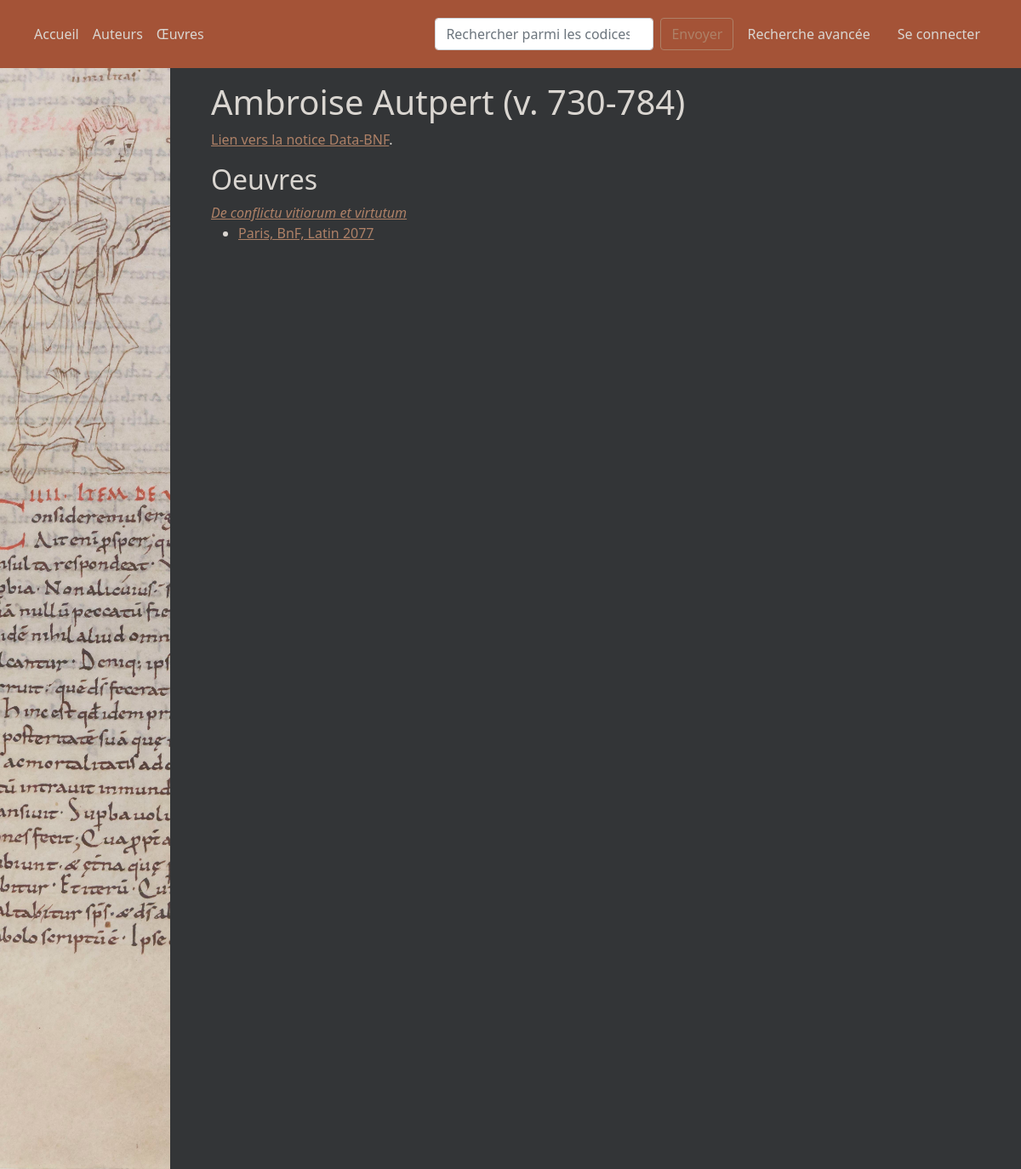
Screenshot of /pages/auteur/3 with the database file from the repository.
### app/modeles/classes.py (models this page shows, shortened)
class Oeuvres(db.Model):
    id = db.Column(db.Integer, unique=True, nullable=False, primary_key=True)
    titre = db.Column(db.Text, nullable=False)
    data_bnf = db.Column(db.Integer, nullable=True)
    partie_de = db.Column(db.Boolean, nullable=True)
    auteur = db.Column(db.Integer, db.ForeignKey("personnes.id"))
    lien_auteur = db.relationship("Personnes", back_populates="oeuvres_aut", foreign_keys=auteur)
    attr = db.Column(db.Integer, db.ForeignKey("personnes.id"))
    lien_attr = db.relationship("Personnes", back_populates="oeuvres_attr", foreign_keys=attr)
    contenu_defini_par = db.relationship("Contient", back_populates="a_pour_oeuvre")

### app/routes/routes.py (the view)
@app.route("/pages/auteur/<int:id>")
def noticePersonne(id):
    personne = Personnes.query.get_or_404(id)
    toutesPersonnes = json.loads(tousAuteursJson())
    for item in toutesPersonnes:
        if item["personne_id"] == id:
            dictPersonne = item
    return render_template("pages/auteur.html", dictPersonne=dictPersonne, titre=dictPersonne["label"])

### app/modeles/traitements.py (called while the page is built)
def codexLabel(code_id):
    cote = Codices.query.get(code_id).cote
    lieu_conservation = Codices.query.get(code_id).lieu_conservation
    if lieu_conservation.label == "Bibliothèque nationale de France":
        lieu_conservation = lieu_conservation.localite + ", BnF"
    else:
        lieu_conservation = lieu_conservation.localite + ", " + lieu_conservation.label
    label = f"{lieu_conservation}, {cote}"
    dico = {
        "codex_id": code_id,
        "label": label
    }
    return dico

def dateLabel(chaine):
    if chaine[0] == "0":
        chaine = chaine[1:]
    if chaine[-1] == "?":
        chaine = "v. " + chaine[:-1]
    elif "." in chaine:
        chaine = "apr. " + chaine.replace(".", "0")
    return chaine

def oeuvreDict(id):
    objetOeuvre = Oeuvres.query.get(id)
    dico = {
        "oeuvre_id": objetOeuvre.id,
        "titre": objetOeuvre.titre,
        "data.bnf": objetOeuvre.data_bnf,
        "partie_de": objetOeuvre.partie_de,
    }
    if objetOeuvre.lien_auteur:
        dico["auteur_id"] = objetOeuvre.lien_auteur.id
        dico["auteur"] = personneLabel(objetOeuvre.lien_auteur.id, "court")
        dico["auteur_ark"] = objetOeuvre.lien_auteur.data_bnf
    else:
        dico["auteur"] = None
    if objetOeuvre.lien_attr:
        dico["attr_id"] = objetOeuvre.lien_attr.id
        dico["attr"] = personneLabel(objetOeuvre.lien_attr.id, "court")
        dico["attr_ark"] = objetOeuvre.lien_attr.data_bnf
    else:
        dico["attr"] = None
    return dico

def conservationDict(codex_id):
    objetCodex = Codices.query.get(codex_id)
    dico = {
        "lieu_id": objetCodex.lieu_conservation.id,
        "localite": objetCodex.lieu_conservation.localite,
        "label": objetCodex.lieu_conservation.label
    }
    return dico

### app/templates/pages/auteur.html (shortened to what this page needs)
{% extends "conteneur.html" %}
{% block corps %}
    {% if titre %}
        <header>
            <h1>{{titre}}</h1>
        </header>
        <div>
            {% if dictPersonne["personne_ark"] %}
                <p><a href="https://data.bnf.fr/{{ dictPersonne['personne_ark'] }}">Lien vers la notice Data-BNF</a>.</p>
            {% endif %}
            <h2>Oeuvres</h2>
            {% for oeuvre in dictPersonne["oeuvres"] %}
                <a href="{{ url_for("noticeOeuvre", id=oeuvre["oeuvre_id"]|string) }}">
                    <i>{{ oeuvre["titre"] }}</i>
                </a>
                {% for codex in oeuvre["contenue_dans"] %}
                    <ul>
                        <li><a href="{{ url_for('notice_codex', num=codex["codex_id"])}}">{{codex["label"]}}</a></li>
                    </ul>
                {% endfor %}
            {% endfor %}
        </div>
    {% else %}
        <p>{{message_erreur}}</p>
    {% endif %}
{% endblock %}

### app/static/css/moissac1.css (style rules this page uses)
body { font-family: system-ui, -apple-system, "Segoe UI", Roboto, "Helvetica Neue", Arial, "Noto Sans", "Liberation Sans", sans-serif, "Apple Color Emoji", "Segoe UI Emoji", "Segoe UI Symbol", "Noto Color Emoji"; }
a { color: #ae8167; }

### rows the page displays
Oeuvres: titre "De conflictu vitiorum et virtutum", label "Paris, BnF, Latin 2077"

### other values shown
{{ titre }} "Ambroise Autpert (v. 730-784)"
